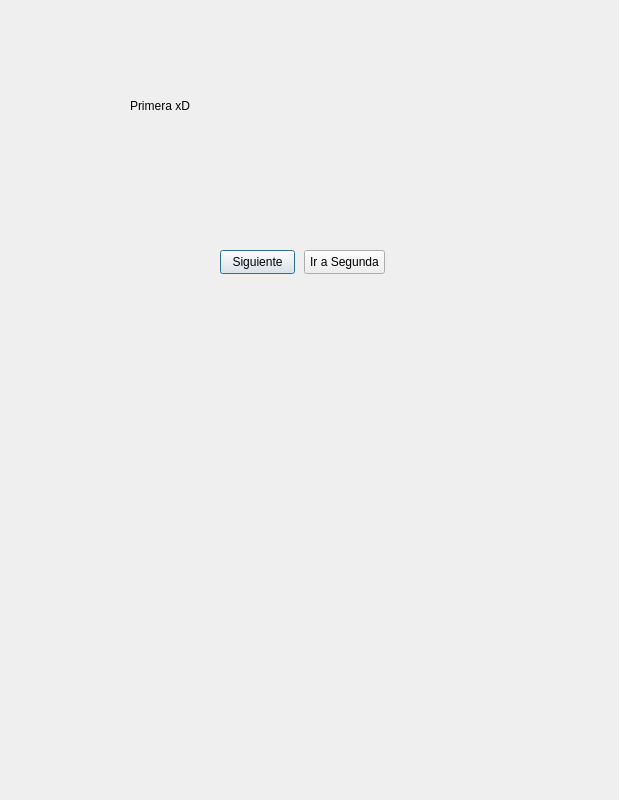
<?xml version="1.0" encoding="UTF-8"?>
<ui version="4.0">
 <class>DialogPrim</class>
 <widget class="QDialog" name="DialogPrim">
  <property name="geometry">
   <rect>
    <x>0</x>
    <y>0</y>
    <width>619</width>
    <height>800</height>
   </rect>
  </property>
  <property name="windowTitle">
   <string>Dialog</string>
  </property>
  <widget class="QPushButton" name="btn1">
   <property name="geometry">
    <rect>
     <x>220</x>
     <y>250</y>
     <width>75</width>
     <height>24</height>
    </rect>
   </property>
   <property name="text">
    <string>Siguiente</string>
   </property>
  </widget>
  <widget class="QPushButton" name="btn2">
   <property name="geometry">
    <rect>
     <x>304</x>
     <y>250</y>
     <width>81</width>
     <height>24</height>
    </rect>
   </property>
   <property name="text">
    <string>Ir a Segunda</string>
   </property>
  </widget>
  <widget class="QLabel" name="label">
   <property name="geometry">
    <rect>
     <x>130</x>
     <y>70</y>
     <width>141</width>
     <height>71</height>
    </rect>
   </property>
   <property name="text">
    <string>Primera xD</string>
   </property>
  </widget>
 </widget>
 <resources/>
 <connections/>
</ui>
